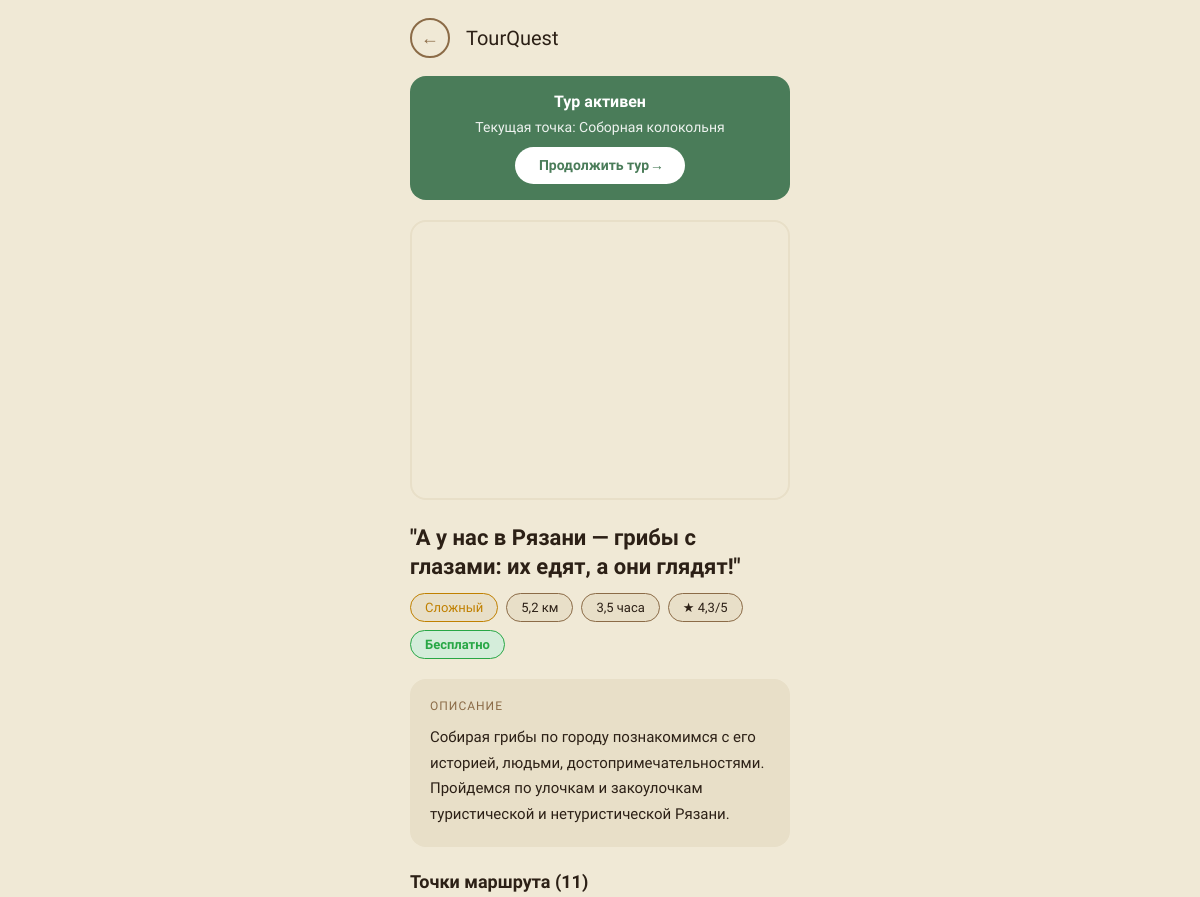
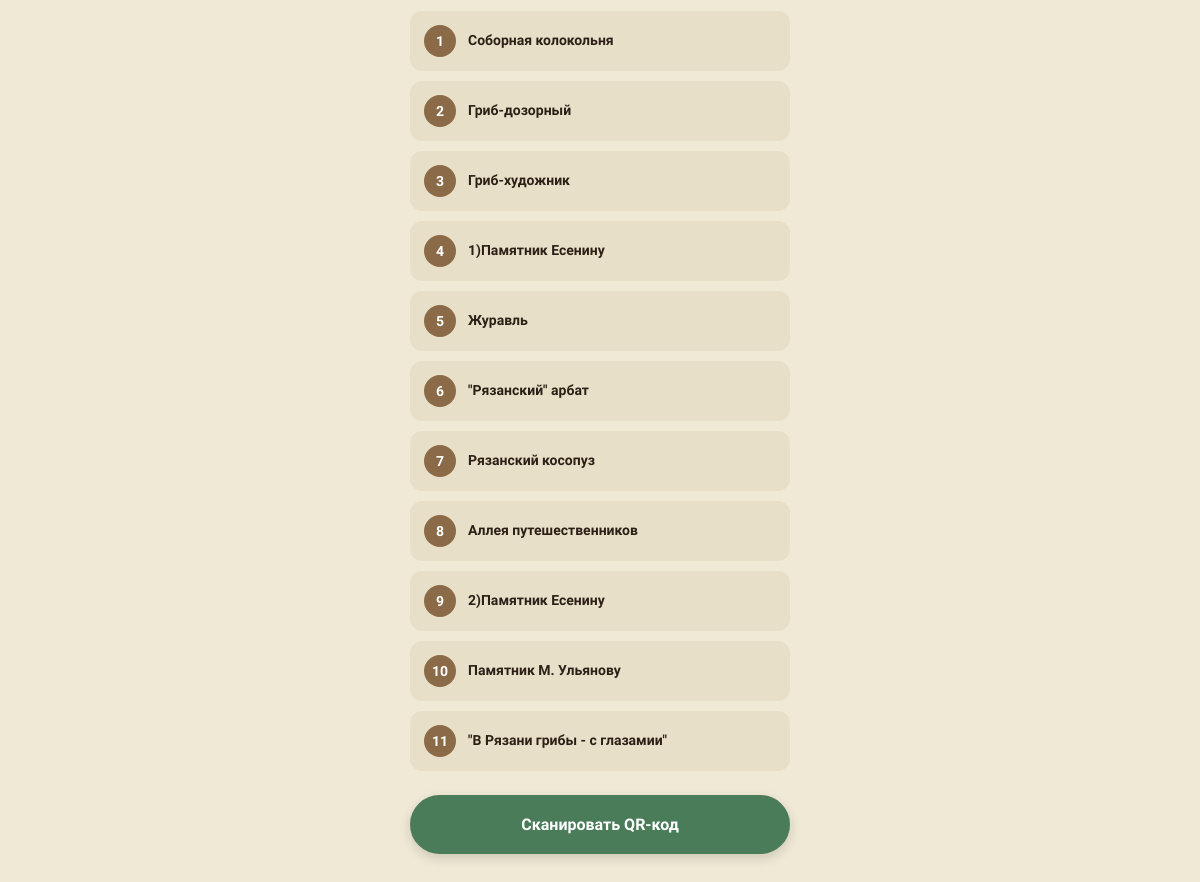
Before: /tour/3/ (signed in) with the older database file (2 pictures, top to bottom).
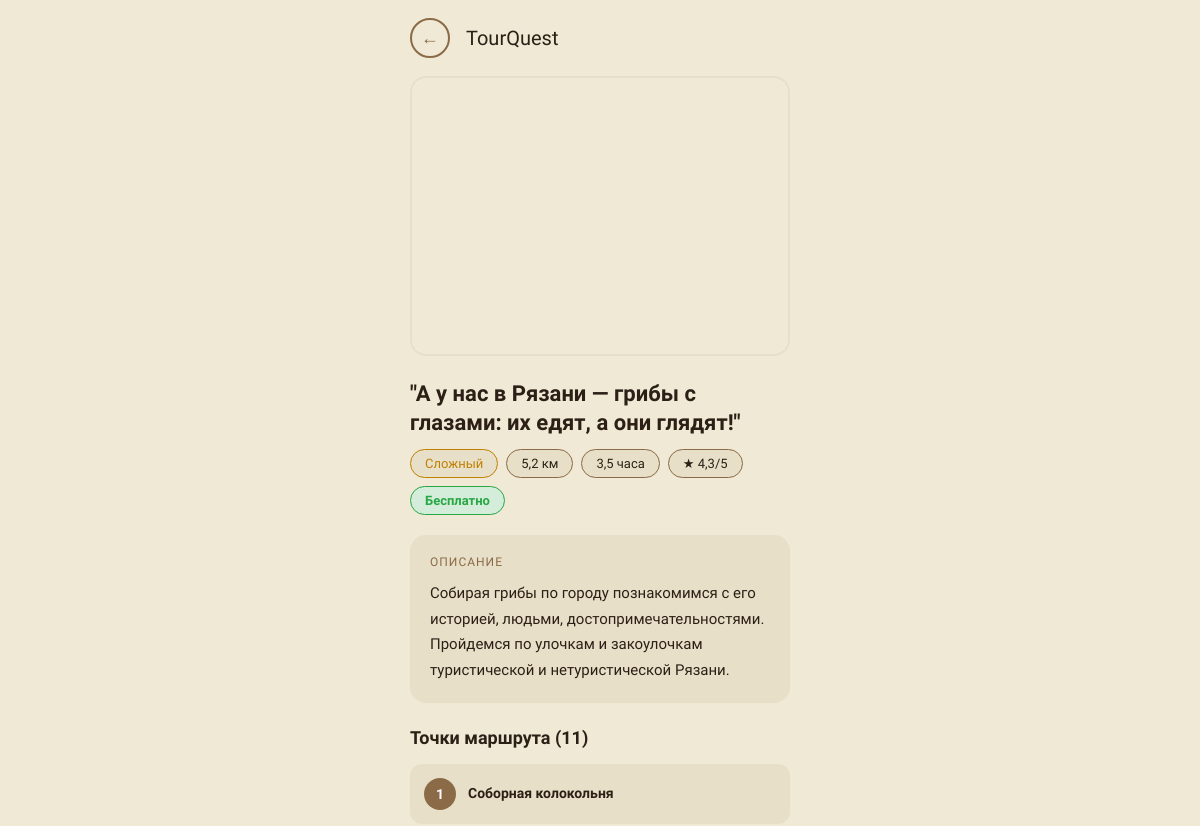
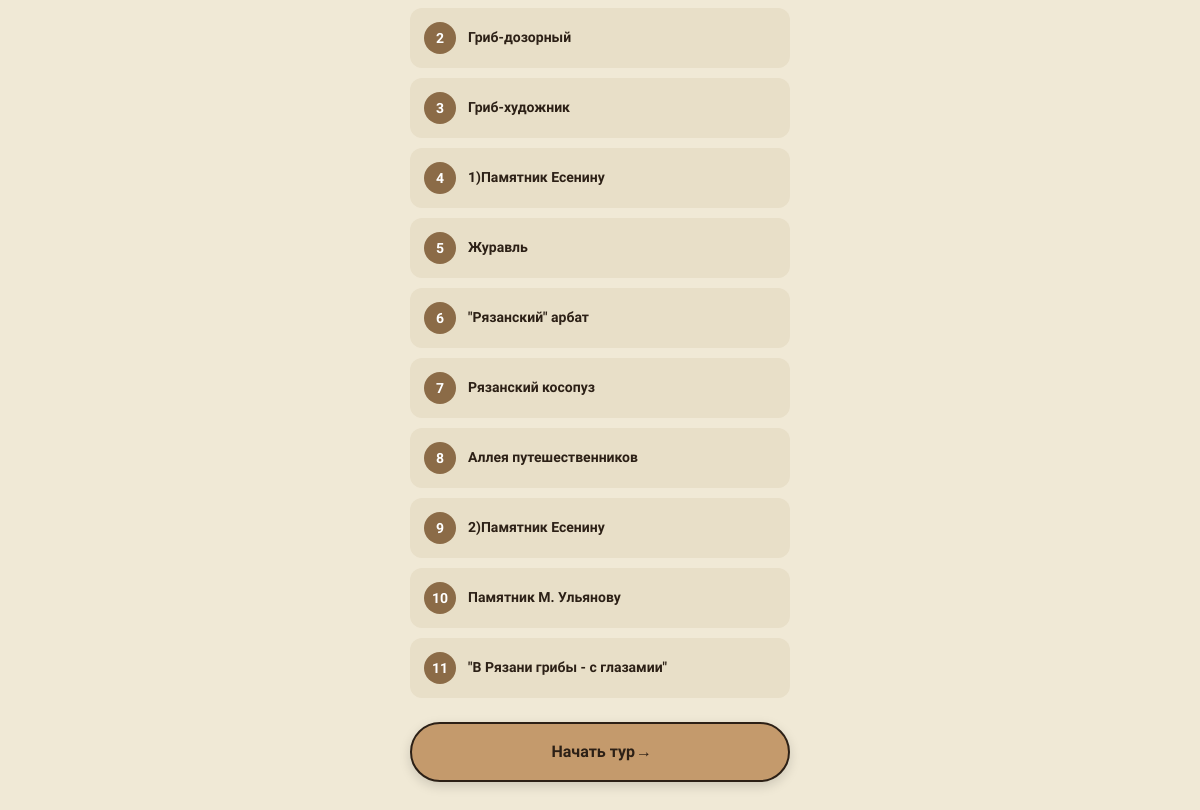
After: the same page with the newer database file (2 pictures, top to bottom).
### main/models.py (models this page shows, shortened)
class UserTour(models.Model):
    STATUS_CHOICES = [
        ('active', 'Активный'),
        ('completed', 'Завершен'),
        ('abandoned', 'Покинут'),
    ]
    user = models.ForeignKey(User, on_delete=models.CASCADE, related_name='tours')
    tour = models.ForeignKey(Tour, on_delete=models.CASCADE, related_name='user_tours')
    status = models.CharField(max_length=20, choices=STATUS_CHOICES, default='active')
    started_at = models.DateTimeField(auto_now_add=True)
    completed_at = models.DateTimeField(null=True, blank=True)
    current_point_order = models.IntegerField(default=0, verbose_name='Текущая точка')
    rewards_given = models.BooleanField(default=False, verbose_name='Награды выданы',
                                        help_text='Были ли уже выданы монеты за этот тур')
    class Meta:
        verbose_name = 'Тур пользователя'
        verbose_name_plural = 'Туры пользователей'
        unique_together = ['user', 'tour', 'started_at']
    def get_current_point(self):
        return self.tour.points.filter(order=self.current_point_order).first()

class Tour(models.Model):
    DIFFICULTY_CHOICES = [
        ('easy', 'Легкий'),
        ('medium', 'Средний'),
        ('hard', 'Сложный'),
    ]
    image = models.ImageField(
        upload_to='tours/',
        blank=True,
        null=True,
        verbose_name='Изображение тура'
    )
    title = models.CharField(max_length=200, verbose_name='Название')
    description = models.TextField(verbose_name='Описание')
    difficulty = models.CharField(max_length=20, choices=DIFFICULTY_CHOICES, default='easy')
    distance = models.FloatField(verbose_name='Дистанция (км)')
    duration = models.CharField(max_length=50, verbose_name='Длительность')
    rating = models.FloatField (default=1, verbose_name='Рейтинг 1-5')
    price = models.DecimalField(max_digits=10, decimal_places=2, default=0, verbose_name='Цена (₽)',
                                help_text='0 = бесплатно (зеленый), 1-1000 = желтый, >1000 = красный')
    is_active = models.BooleanField(default=True)
    created_at = models.DateTimeField(auto_now_add=True)
    class Meta:
        verbose_name = 'Тур'
        verbose_name_plural = 'Туры'

class TourPoint(models.Model):
    tour = models.ForeignKey(Tour, on_delete=models.CASCADE, related_name='points')
    name = models.CharField(max_length=200, verbose_name='Название точки')
    description = models.TextField(blank=True, verbose_name='Описание где искать следующую точку')
    facts = models.TextField(blank=True, verbose_name='Интересные факты',
                            help_text='Интересные факты о точке, которые отобразятся после прохождения')
    latitude = models.FloatField()
    longitude = models.FloatField()
    order = models.IntegerField(default=0)
    qr_code = models.CharField(max_length=100, blank=True, verbose_name='QR код точки',
                               help_text='Уникальный код для сканирования QR')
    class Meta:
        ordering = ['order']

### main/views.py (the view)
# urls.py: path('tour/<int:tour_id>/', views.tour_detail, name='tour_detail'),
def tour_detail(request, tour_id):
    tour = get_object_or_404(Tour, id=tour_id, is_active=True)
    points = tour.points.all()
    active_user_tour = None
    if request.user.is_authenticated:
        active_user_tour = UserTour.objects.filter(
            user=request.user,
            tour=tour,
            status='active'
        ).first()
    context = {
        'tour': tour,
        'points': points,
        'points_count': points.count(),
        'active_user_tour': active_user_tour,
    }
    return render(request, 'main/tour_detail.html', context)

### main/templates/main/tour_detail.html (shortened to what this page needs)
<!DOCTYPE html>
<html lang="ru">
<head>
</head>
<body>
<div class="header">
  <a href="/main/" class="back-btn">←</a>
  <div class="logo">TourQuest</div>
</div>
<div class="container">
  {% if active_user_tour %}
  <div class="active-tour-banner">
    <h3>Тур активен</h3>
    <p>Текущая точка: {{ active_user_tour.get_current_point.name|default:"Начните с первой точки" }}</p>
    <a href="{% url 'active_tour' tour.id %}" class="active-tour-btn">Продолжить тур →</a>
  </div>
  {% endif %}
  <div id="map"></div>
  <div class="tour-header">
    <h1 class="tour-title">"{{ tour.title }}"</h1>
    <div class="tour-meta">
      <span class="meta-tag difficulty-{{ tour.difficulty }}">
        {% if tour.difficulty == 'easy' %}Легкий
        {% elif tour.difficulty == 'medium' %}Средний
        {% else %}Сложный{% endif %}
      </span>
      <span class="meta-tag">{{ tour.distance }} км</span>
      <span class="meta-tag">{{ tour.duration }}</span>
      <span class="meta-tag">★ {{ tour.rating }}/5</span>
      {% if tour.price == 0 %}
        <span class="meta-tag price-free">Бесплатно</span>
      {% elif tour.price > 0 and tour.price <= 1000 %}
        <span class="meta-tag price-low">{{ tour.price }} ₽</span>
      {% else %}
        <span class="meta-tag price-high">{{ tour.price }} ₽</span>
      {% endif %}
    </div>
  </div>
  <div class="description-section">
    <div class="section-label">Описание</div>
    <p class="description-text">
      {{ tour.description|linebreaksbr }}
    </p>
  </div>
  {% if points %}
  <div class="points-section">
    <h2 class="points-title">Точки маршрута ({{ points_count }})</h2>
    {% for point in points %}
    <div class="point-item">
      <div class="point-number">{{ forloop.counter }}</div>
      <div class="point-info">
        <div class="point-name">{{ point.name }}</div>
      </div>
    </div>
    {% endfor %}
  </div>
  {% endif %}
</div>
<div class="action-section">
  {% if active_user_tour %}
    <a href="{% url 'scan_qr' %}" class="scan-btn">Сканировать QR-код</a>
  {% else %}
    <a href="{% url 'start_tour' tour.id %}" class="start-btn">Начать тур →</a>
  {% endif %}
</div>
</body>
</html>

Changed rows visible on the page:
no longer on this page (row edited): UserTour: get_current_point.name "Соборная колокольня"
Other visible differences:
text no longer shown: "Тур активен Текущая точка: Продолжить тур → Сканировать QR-код"
text now shown: "Начать тур →"
